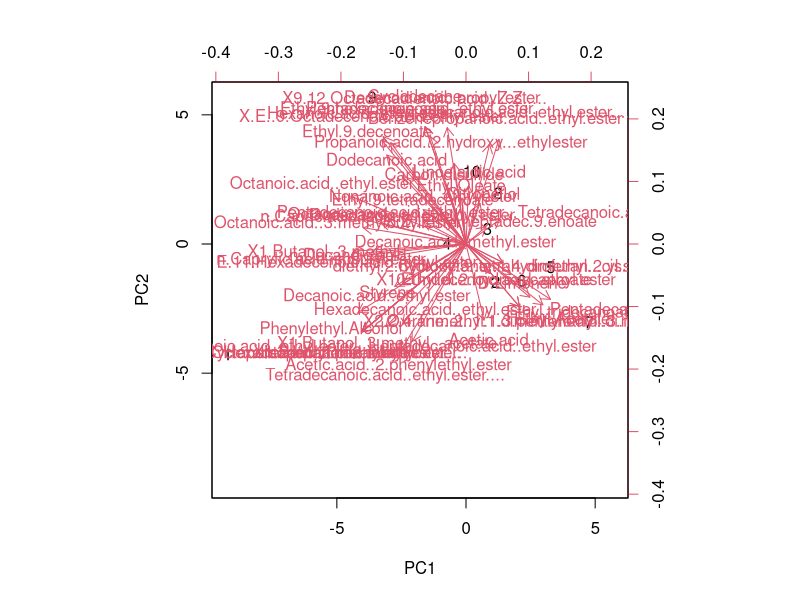
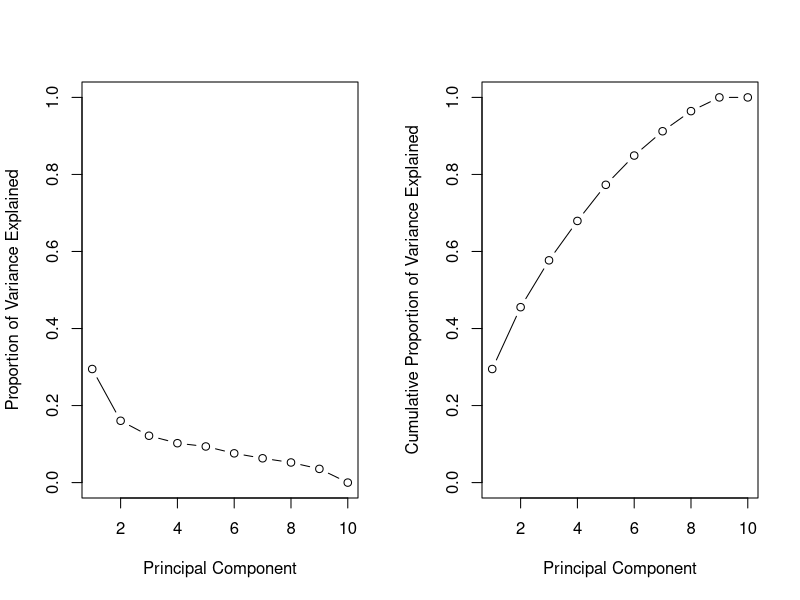
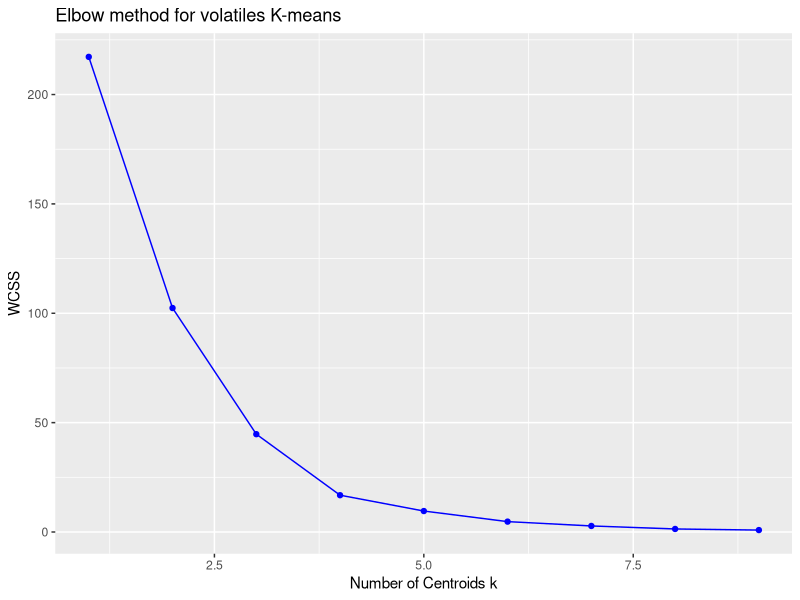
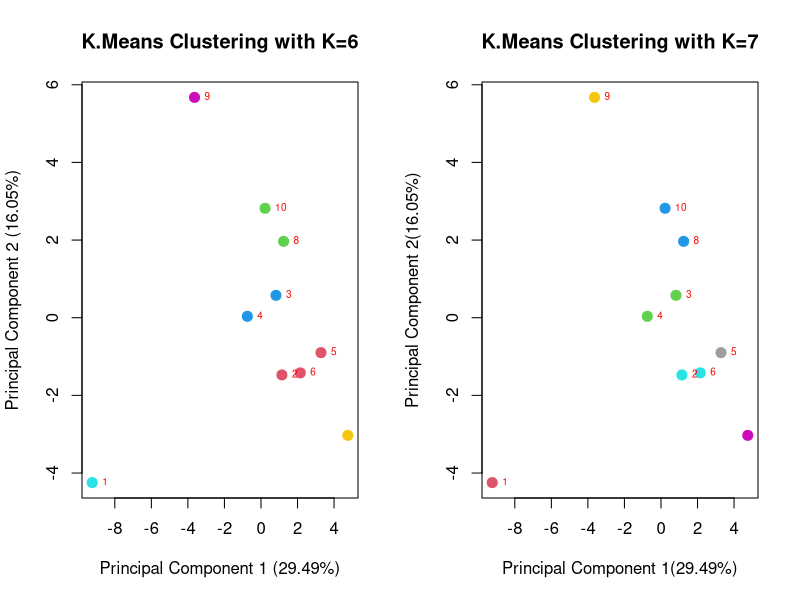

Recreate these plots in R, in order.
#_______Volátiles con áreas post filtro de 100 millones para pulque joven_____________________#
#This analysis is carried out after filtering out those detected compounds with less tha 100,000,000 Arbitrary Units in order to
#create a Principal Component Analysis that explained a greater portion of the original variability in the data set. Original detected compounds 
#can be shared, contact information in my main profile page.

vol100=read.csv("IX. Areas post filtrado con umbral de 100 mill.csv")
#vol100

estacion=row.names(vol100)
estacion
#Which latin number associates with which sampling region is specified on
#C:/Users/VT/Documents/UAQ/Proyecto de investigación/Tesis/Construcción del proyecto/Construcción tesis/Resultados/Cromatografía/Segundo acercamiento de volátiles/Heatmap & PCA with 100 mill tsh
#in "Relacion de muestreos con numeros latinos asignados en R.xlsx" In this case,
#1=4.1, 2=4.2, 3=1.1, 4=1.2, 5=2.1, 6=2.2, 7=3.1, 8=3.2, 9=5.1 and 10=5.2. Further details
#available at the cited article or GitHub information.

#We can easily visualize the name of each X sampling region.

names(vol100)
#to see the head of the data set columns. We are analyzing 53 features or variables.

apply(vol100, 2, mean)
#apply allows us to apply a certain function (mean in this case); 1 will be used
#if we are trying to compute the mean of the rows and 2 for computing the mean of the columns.
##WATCH OUT: the means are vastly different=WE NEED MEAN ZERO AND VARIANCE 1 TO 
#PROCEED WITH PCA

apply(vol100, 2, var)
#Let´s check out the variance of each feature/variable. 
#They vary greatly too.

#Now is important to clarify that the units are not different among the
#features/factors/variables studied in this case.

#However, first, we need to scale; if not, most of the principal components
#would be driven by the features with the greatest mean and variance.

#Let´s standardize by adjusting mean zero and standard deviation 1 with the following command:

pr.out=prcomp(vol100, scale=TRUE)
#Now the variables have mean zero by the prcomp comand and standard deviation (S.D.) 
#1 with scale=TRUE.

names(pr.out)
#center and scale refer to the means and S.D. of the variables used for scaling prior
#to PCA .

#The rotation matrix provides the PCA loadings, each column contains the corresponding 
#principal component loading vector.

#The X refers to the principal component score vectors.

pr.out$center

pr.out$scale

pr.out$rotation

#We got multiple PCs (10), which is expected as there will be min(n-1,p) principal components for
#observations (n) and features (p).

#In this case, it is partially possible to define which compounds mostly drive the first
#two PCs. We describe the compounds with the greatest influence on each component
#and in parenthesis its loading vector and its sign.

#PC1: propanol 2-methyl (-0.208), butanol 3-methyl(-0,22), octanoic acid ethyl ester (-0.23),
#ispentyl hexanoate (-0.21), n-caprylic acid siobutyl ester (-0.23), octanoic acid 3-methyl butyl ester (-0,20),
#phenylethyl alcohol (-0.22), octanoic acid (-0.20), hexadecanoic acid ethyl ester (-0.21), 
#octanoic acid 2-phenylethyl ester (-0.21), cyclopentadecanone 2-hydroxy (-0.21)

#PC2:  octadecandienoic acid (0.23), ehtyl 9-hexadecenoate (0.21), heptadecanoic acid
#ethyl ester (0.21), octadecenoic acid ethyl ester (0.20), pentadecanoic acid ethyl ester (0.21),
#tetradecanoic acid ethyl ester (-0.21), benzenepropanoic acid ethyl ester (0.20), acetic acid 2-phenyl ester (-0.19),
#cyclodecane (0.23), decanoic acid propyl ester (0.23), hexanoic acid ethyl ester (0.21).



#Let's check now if only two PCs suffice to explain at least 50% of the 
#original variability of the data. *Spoiler alert*: they don't, but they get pretty 
#close...

#Let´s plot the first two Principal Components (PC):

biplot(pr.out, scale=0)
#scale=0 ensures the arrows are scaled to represent the loadings.
#We can change the sign of the PCs without any relevant consequence, but let's not
#do it for now...

#pr.out$rotation=-pr.out$rotation
#pr.out$x=-pr.out$x
#biplot(pr.out, scale=0)

#The prcomp function also gives us the S.D. of each P.C., being those:

pr.out$sdev

#The variance explained by each P.C. is obtained by squaring:

pr.var=pr.out$sdev^2
pr.var

#Now, the proportion of variance explained by each P.C. is obtained after dividing
#the variance explained by each P.C. by the total variance explained by the X number of
#P.C.s:

pve=pr.var/sum(pr.var)
pve

#Then, the 1st P.C. explains 29.49% of the variance in the data, the 2nd the 16.05% and so forth.

#Finally, we can plot the PVE explained by each P.C., as well as the cumulative PVE:

par(mfrow=c(1,2))
plot(pve, xlab="Principal Component", ylab="Proportion of Variance Explained", ylim=c(0,1), type="b")
plot(cumsum(pve), xlab="Principal Component", ylab="Cumulative Proportion of Variance Explained", ylim=c(0,1), type="b")
#cumsum computes the cumulative sum of the elements of a numeric vector. E.g. a=c(1,2,8,-3)
#cumsum(a)=1 3 11 8


#Returning to our analysis, above we have our scree plot to figure out the optimal number of
#P.C.s we'll require.In this case, two may suffice (they both explain 45.54 % of the variance in data).

##########CLUSTERING BY K-MEANS ############

library(ggplot2)

clvol100mill=pr.out$x[,1:2]
#We select the first two score vectors of each of the two main Principal
#Components!! Then, we can proceed with k-means clustering!!!

clvol100mill

set.seed(19)
wcss <- vector()
for(i in 1:9){
  wcss[i] <- sum(kmeans(clvol100mill, i)$withinss)
}

wcss

ggplot() + geom_point(aes(x = 1:9, y = wcss), color = 'blue') + 
  geom_line(aes(x = 1:9, y = wcss), color = 'blue') + 
  ggtitle("Elbow method for volatiles K-means") + 
  xlab('Number of Centroids k') + 
  ylab('WCSS')

#We´d need to use 6 or 7 centroids...

#It means that only a certain amount of samples group together, meaning
#most of the sampled pulque's aroma is unique. Curious enough, the number of centroids
#doesn't match the number of them found analyzing physical and microbiological parameters!!
#(5 centroids with WCSS=3.51 were found over that analysis) :O..

set.seed(20)
km.out=kmeans(clvol100mill, 6, iter.max=1000, nstart=50)
#Here, we specify to work with only 6 clusters. It is suggested to use nstar=20 or 50, and 
##iter.max refers to the maximum iterations to apply to the algorithm and 
#nstart to the amount of centroid groups that are being employed internally or
#multiple initial cluster assignments (20 or 50).
#The last consideration will allow us to find a global optimum, rather than a local one,
#measured in the reduction of within cluster sumed squares, as the nstart value increases.

km.out$cluster
#Here we check the assignments of the n observations. We see how the data is sepa-
#rated into distinctive groups (as expected).

km.out
#We can see the sumary of the clustering run...

km.out$tot.withinss

#Now, we can plot our results...

plot(clvol100mill, col=(km.out$cluster +1), main="K.Means Clustering with K=6", xlab="Principal Component 1 (29.49%)", ylab="Principal Component 2 (16.05%)", pch=20, cex=2)

#Let´s try to incorporate labels to the clustering plot:

text(clvol100mill, row.names(vol100), cex=0.6, pos=4, col="red")


#Let´s try 7 clusters...

set.seed(21)
km.out=kmeans(clvol100mill, 7, iter.max=1000, nstart=50)
#Here, we specify to work with only 10 clusters. It is suggested to use nstar=20 or 50, and 
##iter.max refers tot the maximum iterations to apply to the algorithm and 
#nstart to the amount of centroid groups that are being employed internally or
#multiple initial cluster assignments (20 or 50).
#The last consideration will allow us to find a global optimum, rather than a local one,
#measured in the reduction of within cluster sumed squares as the nstart value increases.

km.out$cluster
#Here we check the assignments of the n observations. We see how the data is sepa-
#rated into distinctive groups (as expected).

km.out
#We can see the sumary of the clustering run...

km.out$tot.withinss

#Now, we can plot our results...

plot(clvol100mill, col=(km.out$cluster +1), main="K.Means Clustering with K=7", xlab="Principal Component 1(29.49%)", ylab="Principal Component 2(16.05%)", pch=20, cex=2)

text(clvol100mill, row.names(vol100), cex=0.6, pos=4, col="red")

#Based on the Elbow method, the difference on the wcss
#between 6 or 7 clusters is 1.98. Therefore, 
#6 clusters could already describe/group the data properly, considering also the 
#sampling findings.

#_#_#_#_#_____________________#######_____________________________#_#_#_#_#
